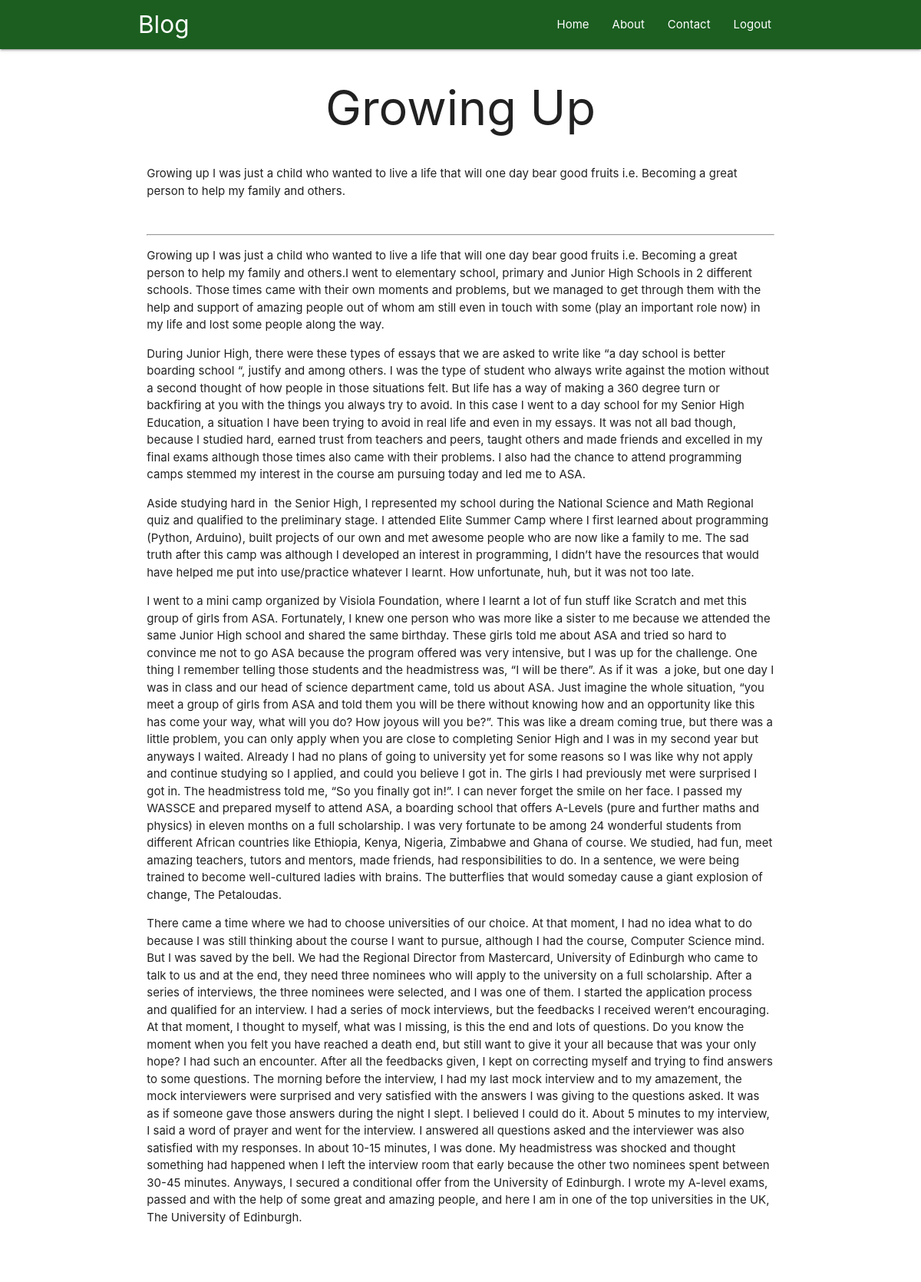
Page /post/2/ (signed in) on the committed database.
### post/models.py (models this page shows, shortened)
class Article(models.Model):
    title = models.CharField(max_length=200)
    preview = models.TextField(max_length=500)
    content = HTMLField()
    posted = models.DateTimeField(auto_now_add = True)

### post/views.py (the view)
# urls.py: path('post/<int:id>/', post_detail, name= "pots_detail"),
def post_detail(request, id):
    post = get_object_or_404(Article, id = id)
    return render(request, 'post/post_detail.html', {'post':post})

### post/templates/post/post_detail.html
{% extends 'post/base.html' %}
{% block content %}
      <div class="container">
         <h1 class="center-align">{{ post.title }}</h1>
      </div>
      <div class="container">
         <div class="row">
            <div class="col s12 m12">
               <p>{{ post.preview }}</p>
               <br>
               <hr>
               <p>{{ post.content | safe }}</p>
            </div>
         </div>
      </div>
      {% endblock %}

### rows in the picture
Article: title "Growing Up", preview "Growing up I was just a child who wanted to live a life that will one day bear good fruits i.e. Becoming a great person to help my family and others.", content "Growing up I was just a child who wanted to live a life that will one day bear good fruits i.e. Becoming a great person to help my family and others.I went to elementary school, primary and Junior High Schools in 2 different schools. Those times came with their own moments and problems, but we managed to get through them with the help and support of amazing people out of whom am still even in touch with some (play an important role now) in my life and lost some people along the way. During Junior High, there were these types of essays that we are asked to write like “a day school is better boarding school “, justify and among others. I was the type of student who always write against the…"
